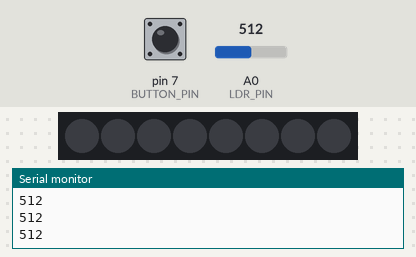
Bench run of a sketch on a simulated Arduino Uno, built with avr-gcc and run on an emulated ATmega328P. Shown: 8 RGB LEDs in strip order, left to right, the last lines printed to the serial monitor. Inputs (shaded band) come from the test bench; at power-on: pin 7 (BUTTON_PIN) HIGH, A0 (LDR_PIN) = 512. Dim RGB values are drawn brighter than linear.

Above: at 1.2 s.
1.3 s: pin 7 (BUTTON_PIN) pulled LOW for 0.15 s
At 1.8 s:
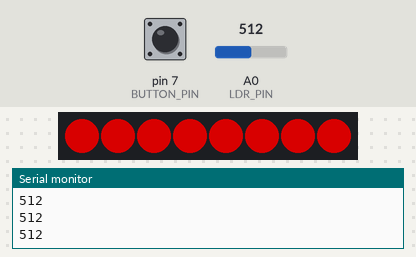
2.9 s: A0 (LDR_PIN) set to 716
At 3.2 s:
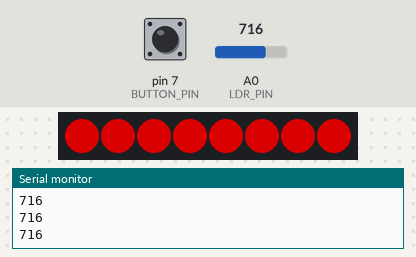
4.4 s: pin 7 (BUTTON_PIN) pulled LOW for 1 s
At 5.6 s:
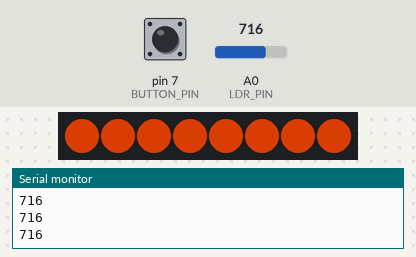
6.9 s: pin 7 (BUTTON_PIN) pulled LOW for 0.15 s
At 8.1 s:
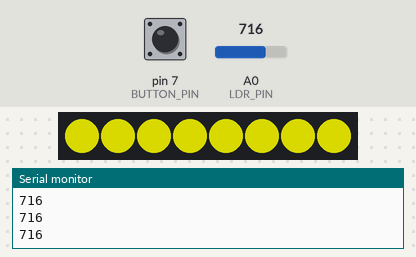
8.5 s: pin 7 (BUTTON_PIN) pulled LOW for 3.2 s
At 9.3 s:
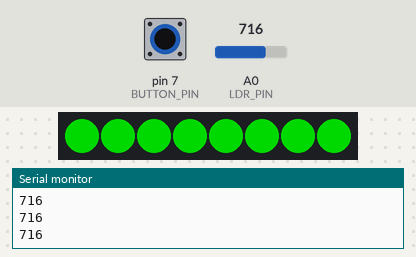
13.2 s: pin 7 (BUTTON_PIN) pulled LOW for 0.15 s
At 14.4 s:
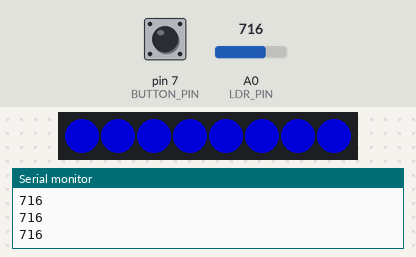
Timing chart, 0 to 15.8 s (numbered marks = the images above; inputs shaded):
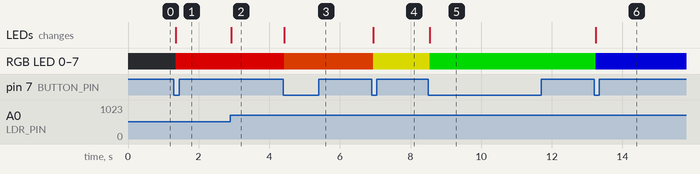

The sketch:

Electronics_-_Second_Programme_Development.ino
```cpp
// Electronics Code V2

/*
Notes: This is the second interation of my code which improves on the previous version by introducing an
automatic brightness feature where the brightness of the LEDs can change depending on the brightness of the surrounding environment.
*/

#include <Adafruit_NeoPixel.h>
#ifdef __AVR__
 #include <avr/power.h>
#endif

#define LED_PIN    8
#define LED_COUNT  8
#define BUTTON_PIN 7
#define LDR_PIN    A0 /* The pin that the LDR (Light Dependant Resistor) is connected to. Because it provides an
                         analogue output, it is connected to the analogue pin on the Arduino. */

boolean previousState = HIGH;
int effect = 1;
int LDR_VALUE = 0;
int brightness = 50;

Adafruit_NeoPixel strip(LED_COUNT, LED_PIN, NEO_GRB + NEO_KHZ800);


void setup() {

  Serial.begin(9600);
  strip.begin();
  strip.show();
  strip.setBrightness(brightness);
  pinMode(BUTTON_PIN, INPUT_PULLUP);

}


void loop() {

  {
  LDR_VALUE = analogRead(LDR_PIN);
  strip.setBrightness( map(LDR_VALUE, 0, 200, 1, 255)); /* Mapping the LDR to fit the range of the
                                                           brightness levels that the NeoPixel can display.*/
  Serial.println(LDR_VALUE);
  strip.show();
  delay(30);
  }

  boolean newState = digitalRead(BUTTON_PIN);

  if((newState == LOW) && (previousState == HIGH)) {
    delay(20);
    newState = digitalRead(BUTTON_PIN);
    if(newState == LOW) {
      if(++effect > 8) effect = 1;
      switch(effect) { // This is the list of lighting effects and colours, the button will cycle through these effects when pressed.
        case 1: // WHITE
          colorWipe(strip.Color(255, 255, 255), 0);
          break;
        case 2: // RED
          colorWipe(strip.Color(255, 0, 0), 0);
          break;
        case 3: // ORANGE
          colorWipe(strip.Color(255, 70, 0), 0);
          break;
        case 4: // YELLOW
          colorWipe(strip.Color(255, 255, 0), 0);
          break;
        case 5: // GREEN
          colorWipe(strip.Color(0, 255, 0), 0);
          break;
        case 6: // BLUE
          colorWipe(strip.Color(0, 0, 255), 0);
          break;
        case 7: // PURPLE
          colorWipe(strip.Color(255, 0, 255), 0);
          break;
        case 8: // OFF
          colorWipe(strip.Color(0, 0, 0), 0);
          break;
      }
    }
  }
  previousState = newState;
}


void colorWipe(uint32_t color, int wait) {
  for(int i=0; i<strip.numPixels(); i++) {
    strip.setPixelColor(i, color);
    strip.show();
    delay(wait);
  }
}
```

Measured:
- after the input at 1.3 s, RGB LED 0–7: off → RGB(139, 0, 0) after 0.05 s; the LEDs: change after 0.05 s (image 1)
- after the input at 2.9 s, RGB LED 0–7: RGB(139, 0, 0) → RGB(142, 0, 0) at once
- after the input at 4.4 s, RGB LED 0–7: RGB(142, 0, 0) → RGB(142, 39, 0) at once; the LEDs: change at once (image 3)
- after the input at 6.9 s, RGB LED 0–7: RGB(142, 39, 0) → RGB(142, 142, 0) after 0.05 s; the LEDs: change after 0.05 s (image 4)
- after the input at 8.5 s, RGB LED 0–7: RGB(142, 142, 0) → RGB(0, 142, 0) at once; the LEDs: change at once (image 5)
- after the input at 13.2 s, RGB LED 0–7: RGB(0, 142, 0) → RGB(0, 0, 142) after 0.05 s; the LEDs: change after 0.05 s (image 6)
